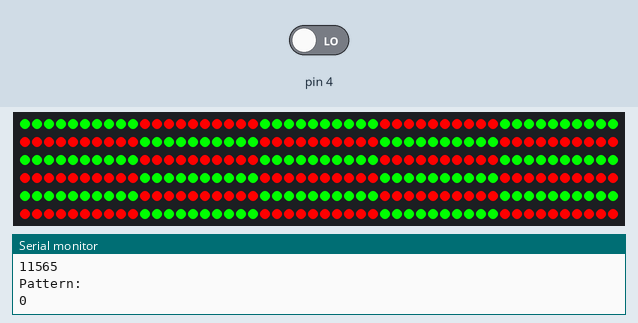
A sketch run on a simulated Arduino Uno, built with avr-gcc and run on an emulated ATmega328P. On the bench: 300 RGB LEDs in strip order, left to right, continuing on the next row, the last lines printed to the serial monitor. Inputs (shaded band) come from the test bench; at power-on: pin 4 LOW. Random numbers use the default seed unless the sketch sets one; EEPROM starts erased.

Above: at 1.2 s.
1.3 s: pin 4 driven HIGH
At 2.5 s:
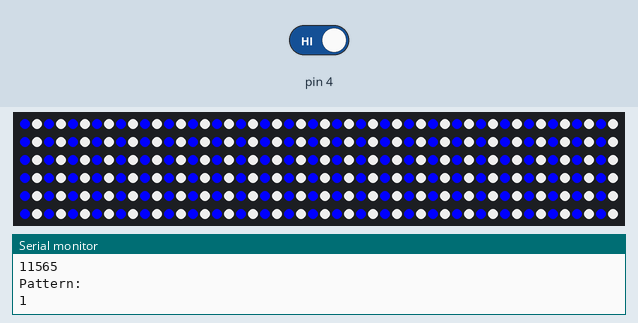
4.3 s: pin 4 driven LOW
7.1 s: pin 4 driven HIGH
At 8.3 s:
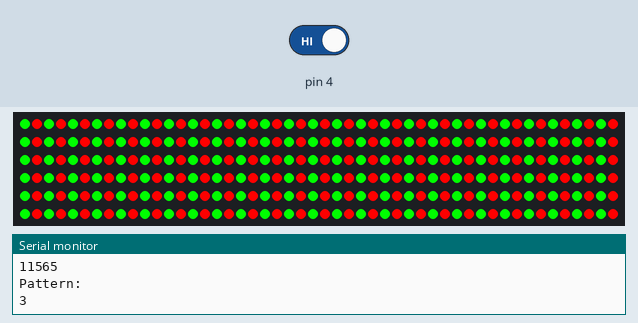
9.2 s: pin 4 driven LOW
At 10.2 s:
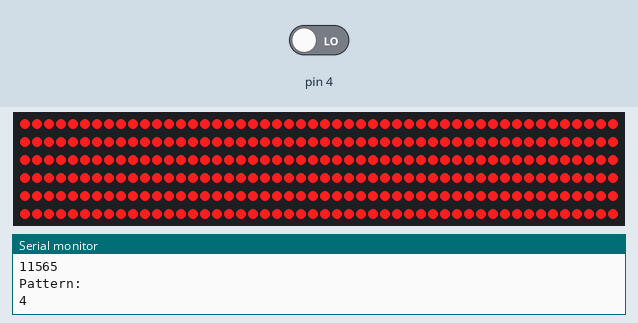
Timing chart, 0 to 12.2 s (numbered marks = the images above; inputs shaded):
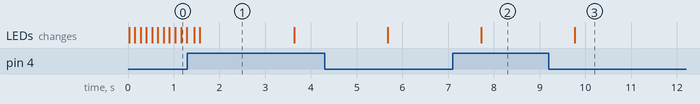

The sketch:

xmas.ino
```cpp
// Use if you want to force the software SPI subsystem to be used for some reason (generally, you don't)
// #define FASTLED_FORCE_SOFTWARE_SPI
// Use if you want to force non-accelerated pin access (hlong: you really don't, it breaks lots of things)
// #define FASTLED_FORCE_SOFTWARE_SPI
// #define FASTLED_FORCE_SOFTWARE_PINS
#include "FastLED.h"

#include <EEPROM.h>;
///////////////////////////////////////////////////////////////////////////////////////////
//
// Move a white dot along the strip of leds.  This program simply shows how to configure the leds,
// and then how to turn a single pixel white and then off, moving down the line of pixels.
//

// How many leds are in the strip?
#define NUM_LEDS 300

// Data pin that led data will be written out over
#define DATA_PIN 2
long SPEED = 2000l;
// Clock pin only needed for SPI based chipsets when not using hardware SPI
//#define CLOCK_PIN 8

// This is an array of leds.  One item for each led in your strip.
CRGBArray<NUM_LEDS> leds;
const CRGB WHITE = CRGB(255, 255, 255);
const CRGB PURPLE = CRGB(30, 0, 60);
const CRGB ORANGE = CRGB(80, 20, 0);
const CRGB BLACK = CRGB(0, 0, 0);
const CRGB LIGHT_BLUE = CRGB(50, 50, 200);
const CRGB PINK = CRGB(255, 30, 30);
int r = random(0, 255);
int g = random(0, 255);
int b = random(0, 255);
int pattern = 0;
int input = -1;
boolean highSpeed = false;
int lastPattern = 0;
boolean lastHighSpeed = false;
CRGB randomColors2[] = {CRGB(255, 0, 0), CRGB(200, 150, 0), CRGB(0, 255, 0), CRGB(255, 0, 255), CRGB(0, 255, 255)};

// This function sets up the ledsand tells the controller about them
void setup()
{
	FastLED.addLeds<WS2811, DATA_PIN, RGB>(leds, NUM_LEDS);
	Serial.begin(115200); //set baud rate
	EEPROM.get(0, pattern);
	Serial.println("EEPROM Pattern:");
	Serial.println(pattern);   //show the data
	Serial.println(highSpeed); //show the data
	lastHighSpeed = highSpeed;
	lastPattern = pattern;
	pinMode(4, INPUT);
}

boolean check_serial()
{
	int value = digitalRead(4);
	Serial.println(value);
	Serial.println(input);
	Serial.println('-----');
	Serial.println("Pattern:");
	Serial.println(pattern);

	if (input > -1 && value != input)
	{
		input = value;
		pattern = ((pattern + 1) % 26);
		Serial.println("Command:");
		Serial.println(pattern);
		SPEED = 1l;
		return true;
	}
	else
	{
		input = value;
	}

	return false;
}

void pulse(CRGB color, long time, long pause)
{
	long fadeAmount = 1; // Set the amount to fade I usually do 5, 10, 15, 20, 25 etc even up to 255.
	long brightness = 0;
	for (long i = 0; i < time; i += pause)
	{
		for (long i = 0; i < NUM_LEDS; i++)
		{
			leds[i] = color;
			leds[i].fadeLightBy(brightness);
		}
		show();
		delay(pause); // This delay sets speed of the fade. I usually do from 5-75 but you can always go higher.
		brightness = brightness + fadeAmount;
		// reverse the direction of the fading at the ends of the fade:
		if (brightness == 0 || brightness == 255)
		{
			fadeAmount = -fadeAmount;
		}
		if (check_serial())
			break;
	}
}

void showFixed(CRGB color)
{
	leds.fill_solid(color);
	show();
}

void showFixedHalf(CRGB color)
{
	for (long i = 0; i < NUM_LEDS; i++)
	{
		if (i % 2 == 0)
		{
			leds[i] = color;
		}
		else
		{
			leds[i] = BLACK;
		}
	}
	show();
}

void fadeall(long amount)
{
	for (long i = 0; i < NUM_LEDS; i++)
	{
		leds[i].nscale8(amount);
	}
}

void flash(long loops, CRGB color)
{
	for (long i = 0; i < loops; i++)
	{

		showFixed(color);
		delay(random(30, 100));
		showFixed(BLACK);
		delay(random(20, 100));
	}
}

void flashHalf(long loops, CRGB color)
{
	for (long i = 0; i < loops; i++)
	{

		showFixedHalf(color);
		delay(random(30, 100));
		showFixedHalf(BLACK);
		delay(random(20, 100));
	}
}

void everyOther(CRGB one, CRGB two)
{
	for (long i = 0; i < NUM_LEDS; i++)
	{
		if (i % 2 == 0)
		{
			leds[i] = one;
		}
		else
		{
			leds[i] = two;
		}
	}
}

void randomColor(CRGB colors[], int numColors)
{
	int j = 0;
	for (long i = 0; i < NUM_LEDS; i++)
	{
		CRGB color;
		if (i == 0)
		{
			color = colors[random(0, numColors - 1)];
		}
		else
		{
			color = leds[i - 1];
			while (color == leds[i - 1])
			{
				long rand = random(0, numColors - 1);
				color = colors[rand];
			}
		}
		leds[i] = color;
	}
}

void everyThird(CRGB one, CRGB two, CRGB three)
{
	int j = 0;
	for (long i = 0; i < NUM_LEDS; i++)
	{

		if (j == 0)
		{
			leds[i] = one;
		}
		else if (j == 1)
		{
			leds[i] = two;
		}
		else
		{
			leds[i] = three;
			j = -1;
		}
		j++;
	}
}

void everyFourth(CRGB one, CRGB two, CRGB three, CRGB four)
{
	int j = 0;
	for (long i = 0; i < NUM_LEDS; i++)
	{

		if (j == 0)
		{
			leds[i] = one;
		}
		else if (j == 1)
		{
			leds[i] = two;
		}
		else if (j == 2)
		{
			leds[i] = three;
		}
		else
		{
			leds[i] = four;
			j = -1;
		}
		j++;
	}
}

void halloween(long time, long pause)
{
	for (long i = 0; i < time; i += 2 * pause)
	{
		if (check_serial())
			break;
		everyOther(PURPLE, ORANGE);
		show();
		if (check_serial())
			break;
		delay(pause);
		everyOther(ORANGE, PURPLE);
		show();
		if (check_serial())
			break;
		delay(pause);
	}
}

void switchColor(long time, long pause, CRGB one, CRGB two)
{
	for (long i = 0; i < time; i += 2 * pause)
	{
		if (check_serial())
			break;
		everyOther(one, two);
		show();
		if (check_serial())
			break;
		delay(pause);
		if (check_serial())
			break;
		show();
		if (check_serial())
			break;
		delay(pause);
	}
}

void chase(long length, long time, long pause, CRGB one, CRGB two)
{
	long i;
	for (long k = 0; k < time; k += pause)
	{
		i = i + 1;
		for (long j = 0; j < NUM_LEDS; j++)
		{
			long mod = (j + i) % (2 * length);
			if (mod < length)
			{
				leds[j] = one;
			}
			else
			{
				leds[j] = two;
			}
		}
		show();
		if (check_serial())
			break;
		delay(pause);
	}
}

void chaseThree(long length, long time, long pause, CRGB one, CRGB two, CRGB three)
{
	long i;
	for (long k = 0; k < time; k += pause)
	{
		i = i + 1;
		for (long j = 0; j < NUM_LEDS; j++)
		{
			long mod = ((j + i) / (3 * length)) % 3;
			if (mod == 0)
			{
				leds[j] = one;
			}
			else if (mod == 1)
			{
				leds[j] = two;
			}
			else
			{
				leds[j] = three;
			}
		}
		show();
		if (check_serial())
			break;
		delay(pause);
	}
}

void clear()
{
	for (int i = 0; i < NUM_LEDS; i++)
	{
		leds[i] = BLACK;
	}
	show();
}
void show()
{
	FastLED.show();
}
void halloweenShow()
{
	clear();

	if (check_serial())
		return;
	pulse(CRGB(0, 200, 0), SPEED * 4l, 20);
	if (check_serial())
		return;
	flash(15, CRGB(0, 200, 0));
	if (check_serial())
		return;
	pulse(PURPLE, SPEED * 4l, 20);
	if (check_serial())
		return;
	flash(15, PURPLE);
	if (check_serial())
		return;
	pulse(ORANGE, SPEED * 4l, 20);
	if (check_serial())
		return;
	flash(15, ORANGE);
	if (check_serial())
		return;
	chase(14, SPEED * 4l, 50, CRGB(0, 255, 0), BLACK);
	if (check_serial())
		return;
	flash(15, CRGB(0, 200, 0));
	if (check_serial())
		return;
	halloween(SPEED * 4l, 1000);
	if (check_serial())
		return;
	flash(15, PURPLE);
	if (check_serial())
		return;
	chase(10, SPEED * 4l, 50, ORANGE, PURPLE);
	if (check_serial())
		return;
	flashHalf(15, WHITE);
}

void thanksgivingShow()
{
	if (check_serial())
		return;
	everyThird(CRGB(255, 0, 0), CRGB(200, 100, 0), ORANGE);
	if (check_serial())
		return;
	show();
	delay(2000l);
	everyThird(CRGB(200, 100, 0), ORANGE, CRGB(255, 0, 0));
	if (check_serial())
		return;
	show();
	delay(2000l);
}

void valentines()
{
	if (check_serial())
		return;
	chase(14, SPEED * 4l, 50, CRGB(255, 0, 0), CRGB(255, 30, 30));
	showFixed(CRGB(255, 0, 0));
	for (int i = 0; i < 20; i++)
	{
		if (check_serial())
			return;
		delay(SPEED / 20);
	}
	showFixed(CRGB(255, 30, 30));
	for (int i = 0; i < 20; i++)
	{
		if (check_serial())
			return;
		delay(SPEED / 20);
	}
}

void fourth()
{
	chaseThree(5, SPEED * 4l, 100, CRGB(255, 0, 0), CRGB(200, 200, 200), CRGB(0, 0, 200));
	if (check_serial())
		return;
	everyThird(CRGB(255, 0, 0), CRGB(200, 200, 200), CRGB(0, 0, 200));
	if (check_serial())
		return;
	show();
	delay(SPEED);
	for (int i = 0; i < 20; i++)
	{
		showFixed(CRGB(255, 0, 0));
		if (check_serial())
			break;
		delay(2000);
		if (check_serial())
			break;
		showFixed(CRGB(200, 200, 200));
		delay(2000);
		if (check_serial())
			break;
		showFixed(CRGB(0, 0, 200));
		delay(2000);
		if (check_serial())
			break;
	}
}

void xmas()
{
	chase(10, SPEED * 4l, 100, CRGB(255, 0, 0), CRGB(0, 255, 0));
	if (check_serial())
		return;
	chase(10, SPEED * 4l, 100, CRGB(255, 0, 0), CRGB(200, 200, 200));
	if (check_serial())
		return;
	switchColor(SPEED * 4l, 1000, CRGB(0, 0, 255), CRGB(200, 200, 200));
	if (check_serial())
		return;
	CRGB randomColors[] = {CRGB(255, 0, 0), CRGB(200, 150, 0), CRGB(0, 255, 0), CRGB(255, 0, 255), CRGB(0, 255, 255)};
	randomColor(randomColors, 5);
	if (check_serial())
		return;
}

void bears()
{
	chase(10, SPEED * 4l, 100, CRGB(0, 0, 200), ORANGE);
}
void st_pats()
{
	if (check_serial())
		return;
	showFixed(CRGB(0, 240, 0));
	if (check_serial())
		return;
	for (int i = 0; i < 20; i++)
	{
		if (check_serial())
			return;
		delay(SPEED / 20);
	}
	if (check_serial())
		return;
	chase(10, SPEED * 4l, 100, CRGB(0, 255, 0), CRGB(200, 200, 200));
}

void easter()
{
	everyFourth(PINK, LIGHT_BLUE, CRGB(230, 150, 0), CRGB(50, 255, 50));
	if (check_serial())
		return;
	show();
	delay(2000l);
	everyFourth(LIGHT_BLUE, CRGB(230, 150, 0), CRGB(50, 255, 50), PINK);
	if (check_serial())
		return;
	show();
	delay(2000l);
}

void sparkle_decay(CRGB color)
{
	for (int i = 0; i < NUM_LEDS; i++)
	{
		leds[i] = BLACK;
	}
	while (!check_serial())
	{
		delay(20l);
		leds[random(0, NUM_LEDS - 1)] = color;
		for (int i = 0; i < NUM_LEDS; i++)
		{
			leds[i] = leds[i].fadeToBlackBy(10);
		}
		show();
	}
}
void show_color(CRGB color)
{
	showFixed(color);
	if (check_serial())
		return;
	for (int i = 0; i < 20; i++)
	{
		if (check_serial())
			return;
		delay(SPEED / 20);
	}
}

// This function runs over and over, and is where you do the magic to light
// your leds.
void loop()
{
	Serial.println("Pattern:");
	Serial.println(pattern);
	Serial.println("High Speed:");
	Serial.println(highSpeed);
	if (highSpeed)
	{
		SPEED = 2000l;
	}
	else
	{
		SPEED = 40000l;
	}
	if (lastPattern != pattern)
	{
		clear();
	}
	switch (pattern)
	{
	case 0:
		Serial.println("XMas");
		xmas();
		break;
	case 1:
		Serial.println("Red/White");
		everyOther(CRGB(255, 0, 0), CRGB(255, 255, 255));
		show();
		if (check_serial())
			return;
		delay(2000l);

		break;
	case 2:
		Serial.println("White/Blue");
		everyOther(CRGB(0, 0, 255), CRGB(255, 255, 255));
		show();
		if (check_serial())
			return;
		delay(2000l);
		break;
	case 3:
		Serial.println("Red/Green");
		everyOther(CRGB(0, 255, 0), CRGB(255, 0, 0));
		show();
		if (check_serial())
			return;
		delay(2000l);
		break;

	case 4:
		Serial.println("Pink");
		show_color(PINK);
		break;
	case 5:
		Serial.println("Red");
		show_color(CRGB(255, 0, 0));
		break;
	case 6:
		Serial.println("White");
		show_color(CRGB(255, 255, 255));
		break;
	case 7:
		Serial.println("Blue");
		show_color(CRGB(0, 0, 255));
		break;
	case 8:
		Serial.println("Green");
		show_color(CRGB(0, 255, 0));
		break;
	case 9:
		Serial.println("Light Blue");
		show_color(LIGHT_BLUE);
		break;
	case 10:
		Serial.println("Random Cycle");
		randomColor(randomColors2, 5);
		if (check_serial())
			return;
		show();
		delay(2000l);
		break;

	case 11:
		Serial.println("Yellow White");
		show_color(CRGB(100, 60, 20));
		break;
	case 12:
		Serial.println("White/Blue alternate");
		everyOther(CRGB(0, 0, 255), CRGB(255, 255, 255));
		show();
		if (check_serial())
			return;
		delay(2000l);
		everyOther(CRGB(255, 255, 255), CRGB(0, 0, 255));
		show();
		if (check_serial())
			return;
		delay(2000l);
		break;
	case 13:
		Serial.println("Random");
		randomColor(randomColors2, 5);
		show();
		while (!check_serial())
		{
			delay(1000l);
		}
		break;
	case 14:
		Serial.println("Blue white");
		show_color(CRGB(120, 120, 255));
		break;
	case 15:
		Serial.println("Sparkle Decay");
		sparkle_decay(CRGB(255, 255, 255));
		break;

	default:
		pattern = 0;
	}
	if (lastPattern != pattern)
	{
		Serial.println("Saving pattern");
		EEPROM.put(0, pattern);
	}
	lastPattern = pattern;
	lastHighSpeed = highSpeed;
}
```

Measured:
- after the input at 7.1 s, the LEDs: change after 0.63 s (image 2)
- after the input at 9.2 s, the LEDs: change after 0.57 s (image 3)
- what the display in image 1 shows lasts 2.0 s, from 1.6 s to 3.6 s
